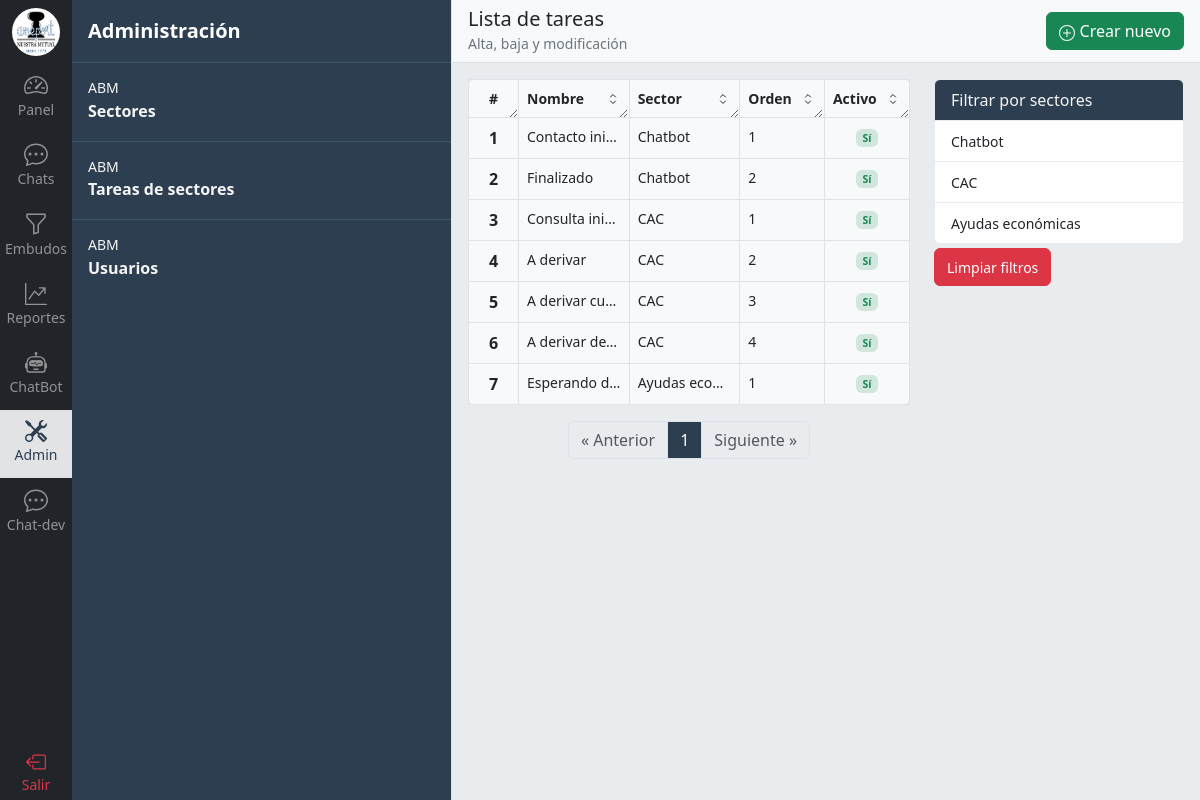
Screenshot of /administracion/tarea/lista/ (signed in) with the database file from the repository.
### chat/models.py (models this page shows, shortened)
class SectorTarea(models.Model):
    sector = models.ForeignKey(Sector, on_delete=models.CASCADE)
    nombre = models.CharField(max_length=100)
    activo = models.BooleanField(default=True)  # Para que no se pierda las asignadas a un mensaje anterior si sacan una tarea
    orden = models.PositiveIntegerField(null=True, blank=True)
    class Meta:
        verbose_name_plural = 'Sectores tareas'

class Sector(models.Model):
    nombre = models.CharField(max_length=100)
    def __str__(self):
        return self.nombre
    class Meta:
        verbose_name_plural = 'Sectores'

### dashboard/views.py (the view)
# urls.py: path('administracion/tarea/lista/', administrador_requirido(views.SectorTareaListView.as_view()), name='tarea-lista'),
class SectorTareaListView(ListView):
    model = SectorTarea
    paginate_by = 20
    template_name = 'dashboard/admin/tarea/list.html'
    def get_queryset(self):
        queryset = super().get_queryset()
        sector_id = self.request.GET.get('sector')
        ordenar = self.request.GET.get('ordenar')
        if sector_id:
            lookup = Q(sector__id=sector_id)
            queryset = queryset.filter(lookup)
        if ordenar:
            queryset = queryset.order_by(ordenar)
        return queryset
    def get_context_data(self, **kwargs):
        context = super().get_context_data(**kwargs)
        if self.request.GET.get('sector'):
            context['sector'] = self.request.GET.get('sector')
        if self.request.GET.get('ordenar'):
            context['ordenar'] = self.request.GET.get('ordenar')
        context.update({
            'titulo_vista': 'Crear Tarea',
            'descripcion_vista': 'Nuevo registro',
            'sectores': Sector.objects.all()
        })
        return context

### templates/dashboard/admin/tarea/list.html (shortened to what this page needs)
{% extends 'base.html' %}
{% load static %}
{% load humanize %}
{% block content %}
{% include 'navbar.html' %}
{% include 'dashboard/admin/admin_navbar.html' %}
<div class="d-flex flex-column justify-content-between w-100 scroll-white position-relative">
  <div class="d-flex justify-content-between align-items-center gap-3 text-decoration-none p-3 border-bottom bg-body-tertiary" style="height: 63px">
    <div>
      <h5 class="m-0">Lista de tareas</h5>
      <p class="m-0 text-secondary"><small>Alta, baja y modificación</small></p>
    </div>
    <div>
      <a href="{% url 'tarea-crear' %}" class="btn btn-success">
        Crear nuevo
      </a>
    </div>
  </div>
  <div class="d-flex flex-row gap-4 bg-body-secondary p-3 h-100 overflow-y-scroll">
    <div class="flex-grow-1">
      <table id="myTable" class="table table-bordered bg-light rounded-3">
        <thead>
          <tr class="">
            <th class="text-center" scope="col" style="width: 50px;">#</th>
            <th scope="col">
              <a href="?sector={{sector}}&{% if ordenar != 'nombre' %}ordenar=nombre{% else %}ordenar=-nombre{% endif %}" class="text-decoration-none text-dark d-flex justify-content-between align-items-center">
                Nombre
                <svg xmlns="http://www.w3.org/2000/svg" width="16" height="16" fill="none" viewBox="0 0 24 24" stroke-width="1.5" stroke="currentColor">
                  <path stroke-linecap="round" stroke-linejoin="round" d="M8.25 15L12 18.75 15.75 15m-7.5-6L12 5.25 15.75 9" />
                </svg>
              </a>
            </th>
            <th scope="col">
              <a href="?sector={{sector}}&{% if ordenar != 'sector' %}ordenar=sector{% else %}ordenar=-sector{% endif %}" class="text-decoration-none text-dark d-flex justify-content-between align-items-center">
                Sector
                <svg xmlns="http://www.w3.org/2000/svg" width="16" height="16" fill="none" viewBox="0 0 24 24" stroke-width="1.5" stroke="currentColor">
                  <path stroke-linecap="round" stroke-linejoin="round" d="M8.25 15L12 18.75 15.75 15m-7.5-6L12 5.25 15.75 9" />
                </svg>
              </a>
            </th>
            <th scope="col">
              <a href="?sector={{sector}}&{% if ordenar != 'orden' %}ordenar=orden{% else %}ordenar=-orden{% endif %}" class="text-decoration-none text-dark d-flex justify-content-between align-items-center">
                Orden
                <svg xmlns="http://www.w3.org/2000/svg" width="16" height="16" fill="none" viewBox="0 0 24 24" stroke-width="1.5" stroke="currentColor">
                  <path stroke-linecap="round" stroke-linejoin="round" d="M8.25 15L12 18.75 15.75 15m-7.5-6L12 5.25 15.75 9" />
                </svg>
              </a>
            </th>
            <th scope="col">
              <a href="?sector={{sector}}&{% if ordenar != 'activo' %}ordenar=activo{% else %}ordenar=-activo{% endif %}" class="text-decoration-none text-dark d-flex justify-content-between align-items-center">
                Activo
                <svg xmlns="http://www.w3.org/2000/svg" width="16" height="16" fill="none" viewBox="0 0 24 24" stroke-width="1.5" stroke="currentColor">
                  <path stroke-linecap="round" stroke-linejoin="round" d="M8.25 15L12 18.75 15.75 15m-7.5-6L12 5.25 15.75 9" />
                </svg>
              </a>
            </th>
          </tr>
        </thead>
        <tbody>
          {% for object in object_list %}
          <tr class="tr-linea" data-href="{% url 'tarea-detalle' object.pk %}">
            <th class="text-center" scope="row">{{ object.id }}</th>
            <td>{{ object.nombre }}</td>
            <td>{{ object.sector }}</td>
            <td>{{ object.orden }}</td>
            {% if object.activo %}
              <td class="text-center">
                <span class="badge bg-success-subtle text-success">Sí</span>
              </td>
            {% else %}
              <td class="text-center">
                <span class="badge bg-danger-subtle text-danger">No</span>
              </td>
            {% endif %}
          </tr>
          {% endfor %}
        </tbody>
      </table>
      {% include 'paginator.html' %}
    </div>
    <div id="filter" style="width: 250px;">
      <div class="list-group">
        <a class="list-group-item list-group-item-action border-light-subtle bg-union-no-hover" aria-disabled="true">Filtrar por sectores</a>
        {% for sector in sectores %}
          <a href="?sector={{ sector.id }}" class="list-group-item list-group-item-action border-light-subtle"><small>{{ sector.nombre }}</small></a>
        {% endfor %}
      </div>
      <a href="?" class="btn btn-danger mt-1"><small>Limpiar filtros</small></a>
    </div>
  </div>
</div>
{% endblock %}

### static/css/style.css (style rules this page uses)
:root { --primary-color: rgb(44, 62, 80); --primary-hover-color: #3c5268; --primary-light-color: rgb(80, 107, 133); --secondary-color: #FFFFFF; --secondary-light-color: #dee2e7; }
.bg-union-no-hover { background-color: var(--primary-color); color: #f5f5f5; }
.list-group-item { border-color: var(--primary-hover-color); }
thead > tr > th { resize: horizontal; overflow: hidden; white-space: nowrap; font-size: 14px; }
td { white-space: nowrap; text-overflow: ellipsis; overflow: hidden; max-width: 100px; font-size: 14px; }

### rows the page displays
SectorTarea: id "1", nombre "Contacto ini…", sector "Chatbot", orden "1", activo "Sí"
SectorTarea: id "2", nombre "Finalizado", sector "Chatbot", orden "2", activo "Sí"
SectorTarea: id "3", nombre "Consulta ini…", sector "CAC", orden "1", activo "Sí"
SectorTarea: id "4", nombre "A derivar", sector "CAC", orden "2", activo "Sí"
SectorTarea: id "5", nombre "A derivar cu…", sector "CAC", orden "3", activo "Sí"
SectorTarea: id "6", nombre "A derivar de…", sector "CAC", orden "4", activo "Sí"
SectorTarea: id "7", nombre "Esperando d…", sector "Ayudas econ…", orden "1", activo "Sí"
Sector: nombre "Chatbot"
Sector: nombre "CAC"
Sector: nombre "Ayudas económicas"

### other values shown
{{ page_obj.number }} "1"
